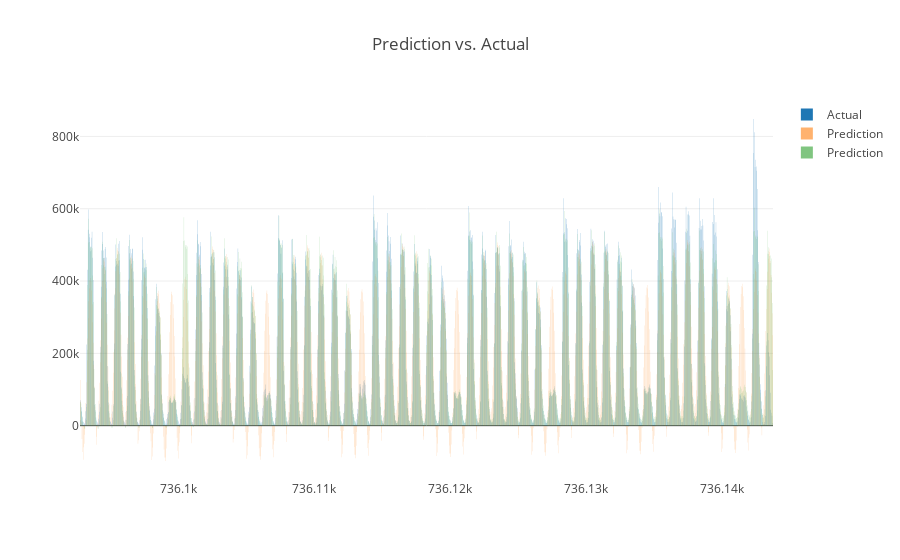

Here is the notebook cell this chart was saved with:
### Code cell
# Generate chart with predicitons based on training data (using plotly)
print("Plotly version", __version__) # requires plotly version >= 1.9.0
init_notebook_mode(connected=True)

set1 = go.Bar(
    x=results["dateFrac"],
    y=results["cnt"],
#    marker=dict(color='blue'),
    name='Actual'
)
set2 = go.Bar(
    x=results["dateFrac"],
    y=results["predTrig"],
#    marker=dict(color='crimson'),
    opacity=0.6,
    name='Prediction'
)

set3 = go.Bar(
    x=results["dateFrac"],
    y=results["predHourWeek"],
#    marker=dict(color='crimson'),
    opacity=0.6,
    name='Prediction'
)
barData = [set1, set2, set3]
barLayout = go.Layout(barmode='group', title="Prediction vs. Actual")

fig = go.Figure(data=barData, layout=barLayout)
iplot(fig)

### Figure 1 — Plotly figure (JSON) as saved in the notebook; plotly's stock layout.template omitted (floating-point values rounded to 4 significant figures; data arrays with more than 128 entries replaced by an {"elided": "..."} marker saying what was removed)
{"data": [{"name": "Actual", "type": "bar", "x": {"elided": "1225 float values"}, "y": {"elided": "1225 int values"}}, {"name": "Prediction", "opacity": 0.6, "type": "bar", "x": {"elided": "1225 float values"}, "y": {"elided": "1225 int values"}}, {"name": "Prediction", "opacity": 0.6, "type": "bar", "x": {"elided": "1225 float values"}, "y": {"elided": "1225 int values"}}], "layout": {"barmode": "group", "title": "Prediction vs. Actual"}}
